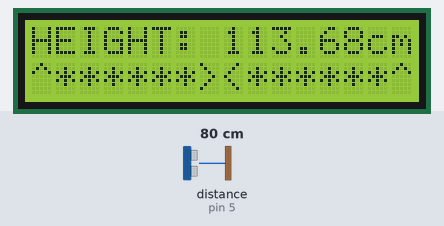
Recording of a sketch running on a simulated Arduino Uno, built with avr-gcc and run on an emulated ATmega328P. On the bench: 16×2 character LCD. Wiring (inferred from the names in the program): ultrasonic range finder: trigger pin 6; echo pin 5. Inputs (shaded band) come from the test bench; at power-on: distance to the obstacle (sensor on pin 5) 80 cm. The echo pulse lasts 58.3 µs per cm.

Above: at 1.2 s.
1.3 s: distance to the obstacle (sensor on pin 5) set to 2 cm
At 3.7 s:
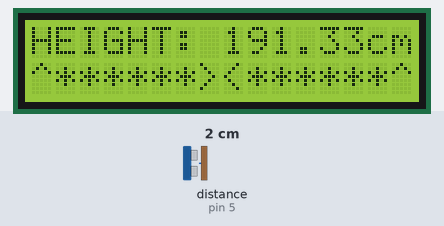
4.7 s: distance to the obstacle (sensor on pin 5) set to 4 cm
At 6.4 s:
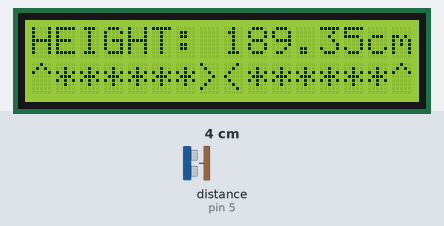
6.7 s: distance to the obstacle (sensor on pin 5) set to 9 cm
At 8.1 s:
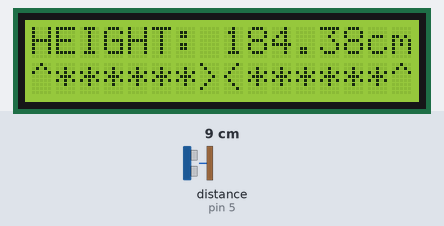
Timing chart, 0 to 9.7 s (numbered marks = the images above; inputs shaded):
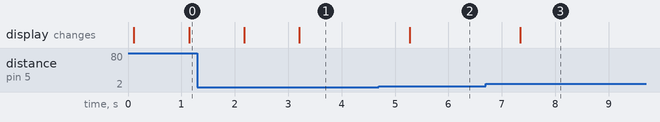

Measured:
- after the input at 1.3 s, the display: first changes after 0.88 s (image 1 shows a later state)
- after the input at 4.7 s, the display: changes after 0.58 s (image 2)
- after the input at 6.7 s, the display: changes after 0.65 s (image 3)

The sketch:

Height_Measuring_Device.ino
```cpp
// LcdBarGraphX - Version: 2.0.0
#include <LcdBarGraphX.h>


#include <LiquidCrystal_I2C.h>

#define max_distance 193

//For Ultrasonic sensor

int trigPin = 6;
int echoPin =5;

////////////////////

LiquidCrystal_I2C lcd(0x27,16,2);  // set the LCD address to 0x27 for a 16 chars and 2 line displayLcdBarGraph lbg(0x27, 16, 0, 1);

LcdBarGraphX lbg(&lcd, 16, 0, 1);

//////////////////////

void setup() {

  pinMode(trigPin, OUTPUT);
  pinMode(echoPin, INPUT);

  lcd.init();
  lcd.clear();
  lcd.backlight();      // Make sure backlight is on

}

void loop() {

  double distance = distance_func();

  lcd.setCursor(0,0);
  lcd.print("HEIGHT: ");
  lcd.print(distance);
  lcd.print("cm  ");


  lcd.setCursor(0,1);
  lcd.print("^******><******^");
  delay(1000);

}

double distance_func(){

 //Clear trigPin
  digitalWrite(trigPin, LOW);
  delayMicroseconds(2);

  //Sending the signal

  digitalWrite(trigPin, HIGH);
  delayMicroseconds(10);
  digitalWrite(trigPin, LOW);

  //Recieving the bounced signal, and calculating duration (microseconds)

  double duration  = pulseIn(echoPin, HIGH);
  return max_distance-(duration*0.034)/2;

}
```
